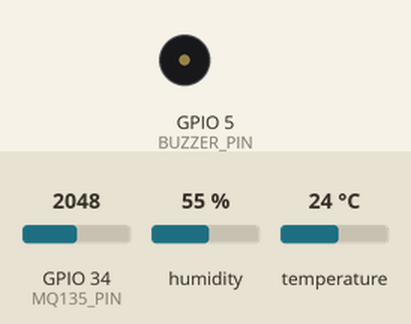
This sketch was run on a simulated ESP32. On the bench: buzzer (waves = sounding, pin HIGH). The test bench sets the inputs (shaded band); at power-on: GPIO 34 (MQ135_PIN) = 2048, humidity 55 %, temperature 24 °C. What the sketch prints to the serial monitor is not drawn.

Above: at 3.2 s.
3.3 s: GPIO 34 (MQ135_PIN) set to 439
At 5.12 s:
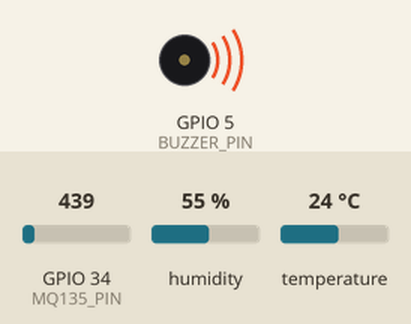
11.5 s: GPIO 34 (MQ135_PIN) set to 373
At 12.5 s:
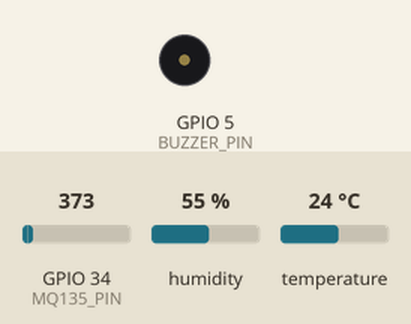
Timing chart, 0 to 14.5 s (numbered marks = the images above; inputs shaded):
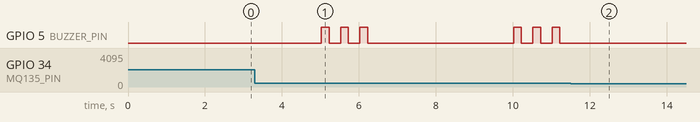

The sketch:

local_reader.ino
```cpp
/*
 * ESP32 Local Sensor Reader
 * Reads DHT11 and MQ135 sensors locally via Serial Monitor
 * No WiFi or cloud connection required
 *
 * Hardware Setup:
 * - DHT11: GPIO 4 (VCC, GND, DATA)
 * - MQ135: GPIO 34 (VCC, GND, AOUT)
 * - HW-512 Buzzer: GPIO 5 (VCC → 3.3V or 5V, GND, Signal)
 *
 * Use this for:
 * - Local data collection
 * - CSV export to computer
 * - Real-time monitoring without internet
 * - Air quality warnings with buzzer alerts
 */

#include <DHT.h>

// Pin definitions
#define DHTPIN 4
#define DHTTYPE DHT11
#define MQ135_PIN 34
#define BUZZER_PIN 5

DHT dht(DHTPIN, DHTTYPE);

// Configuration
const unsigned long READ_INTERVAL = 5000;  // 5 seconds between readings
unsigned long lastRead = 0;
unsigned long readingNumber = 0;

// Air Quality Threshold
const int AIR_QUALITY_THRESHOLD = 400;  // Warning threshold for MQ135

// Buzzer Configuration (HW-512)
const int BUZZER_BEEP_DURATION = 200;    // Beep duration in ms
const int BUZZER_PAUSE = 300;            // Pause between beeps
const int WARNING_BEEP_PATTERN = 3;      // 3 beeps for warning

// CSV mode flag (set to true for CSV output, false for formatted output)
const bool CSV_MODE = false;

void setup() {
  Serial.begin(115200);
  delay(2000);

  // Initialize sensors
  dht.begin();
  pinMode(MQ135_PIN, INPUT);
  pinMode(BUZZER_PIN, OUTPUT);
  digitalWrite(BUZZER_PIN, LOW);  // Ensure HW-512 buzzer is off initially


  if (!CSV_MODE) {
    // Formatted output header
    Serial.println("\n╔═════════════════════════════════════════════════════════╗");
    Serial.println("║     ESP32 LOCAL SENSOR READER - NO WIFI REQUIRED      ║");
    Serial.println("╚═════════════════════════════════════════════════════════╝");
    Serial.println("\nReading sensors every 5 seconds...\n");
  } else {
    // CSV header
    Serial.println("timestamp_ms,reading_number,temperature_c,humidity_rh,mq135_raw,mq135_voltage,mq135_percent");
  }
}

void loop() {
  unsigned long now = millis();

  if (now - lastRead >= READ_INTERVAL) {
    lastRead = now;
    readingNumber++;

    // Read sensors
    float temp = dht.readTemperature();
    float hum = dht.readHumidity();
    int mq135 = analogRead(MQ135_PIN);
    float mq135_voltage = (mq135 / 4095.0) * 3.3;
    float mq135_percent = (mq135 / 4095.0) * 100.0;

    // Check for sensor errors
    if (isnan(temp) || isnan(hum)) {
      if (!CSV_MODE) {
        Serial.println("✗ ERROR: DHT sensor read failed!");
      }
      return;
    }

    // Check air quality threshold
    bool airQualityWarning = (mq135 > AIR_QUALITY_THRESHOLD);

    // Control HW-512 buzzer based on air quality
    if (airQualityWarning) {
      // Trigger warning beep pattern (3 beeps)
      for (int i = 0; i < WARNING_BEEP_PATTERN; i++) {
        digitalWrite(BUZZER_PIN, HIGH);
        delay(BUZZER_BEEP_DURATION);
        digitalWrite(BUZZER_PIN, LOW);
        if (i < WARNING_BEEP_PATTERN - 1) {
          delay(BUZZER_PAUSE);
        }
      }
    } else {
      digitalWrite(BUZZER_PIN, LOW);   // Ensure buzzer is off
    }

    // Output data
    if (CSV_MODE) {
      // CSV format - easy to import into Excel/Python
      Serial.print(now);
      Serial.print(",");
      Serial.print(readingNumber);
      Serial.print(",");
      Serial.print(temp, 2);
      Serial.print(",");
      Serial.print(hum, 2);
      Serial.print(",");
      Serial.print(mq135);
      Serial.print(",");
      Serial.print(mq135_voltage, 3);
      Serial.print(",");
      Serial.print(mq135_percent, 2);
      Serial.print(",");
      Serial.println(airQualityWarning ? "WARNING" : "OK");
    } else {
      // Formatted output - easy to read
      Serial.println("─────────────────────────────────────────────────────────");
      Serial.print("📊 Reading #");
      Serial.print(readingNumber);
      Serial.print("  |  Time: ");
      Serial.print(now / 1000);
      Serial.println(" seconds");
      Serial.println("─────────────────────────────────────────────────────────");
      Serial.print("  🌡️  Temperature:  ");
      Serial.print(temp, 1);
      Serial.println(" °C");
      Serial.print("  💧 Humidity:     ");
      Serial.print(hum, 1);
      Serial.println(" %");
      Serial.print("  🏭 MQ135 Raw:    ");
      Serial.print(mq135);
      Serial.print(" / ");
      Serial.print(AIR_QUALITY_THRESHOLD);
      Serial.print("  (");
      Serial.print(mq135_voltage, 2);
      Serial.print("V, ");
      Serial.print(mq135_percent, 1);
      Serial.println("%)");

      // Air quality warning
      if (airQualityWarning) {
        Serial.println("\n╔════════════════════════════════════════════════════════╗");
        Serial.println("║  ⚠️⚠️⚠️  CRITICAL: AIR QUALITY WARNING!  ⚠️⚠️⚠️        ║");
        Serial.println("╚════════════════════════════════════════════════════════╝");
        Serial.print("  MQ135 Reading: ");
        Serial.print(mq135);
        Serial.print(" > Threshold: ");
        Serial.println(AIR_QUALITY_THRESHOLD);
        Serial.println("  ⚠️  ACTION REQUIRED: Ventilate the area immediately!");
        Serial.println("════════════════════════════════════════════════════════");
      } else {
        Serial.println("  ✓ Air Quality: NORMAL");
      }
      Serial.println();
    }
  }
}
```

Measured:
- the behaviour switches between 401 and 400 on GPIO 34 (MQ135_PIN) (found by bisection; images 1 and 2)
- after the input at 11.5 s, GPIO 5 (BUZZER_PIN): stops changing and stays LOW
